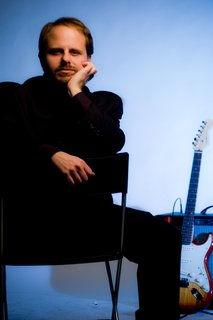
#> input picture 1389903132_decent_pic_of_me.jpeg, 213 x 320 px
$ python -i modes_challenge_shorts.py   (imports and definitions only)
#> lines starting #> are read from the running program, lines starting #| are printed output that depends on the picture
### video-templates/modes_wheel_video.py
"""
"Hear the 7 Modes" -- a 16:9 YouTube video built from the Master the Modes
Intro Tracks, using the same brightest-to-darkest wheel as the website.

Each mode: Rob plays the Intro Track (25s), then his guitar drops out and
the backing keeps going (9s) -- the site's "your turn" switch, shown on
screen. Ends on a "try it yourself" card with the website address.

    python3 modes_wheel_video.py          # renders modes-video/ (video, thumbnail, chapters)
    python3 modes_wheel_video.py --stills # just the preview frames
"""
import math
import os
import subprocess
import sys
from PIL import Image, ImageDraw

from brand import fraunces, mono, draw_tracked, TEXT, GOLD
from dream_dancing_shorts import stage_canvas, NAVY, ICE

HERE = os.path.dirname(os.path.abspath(__file__))
ROOT = os.path.dirname(HERE)
MODES_DIR = os.path.join(ROOT, "modes")
OUT = os.path.join(HERE, "modes-video")

W, H = 1920, 1080
FPS = 30
XF = 0.8                     # crossfade between sections (video and audio)
TITLE_LEN, ON_LEN, OFF_LEN, OUTRO_LEN = 5.0, 25.0, 9.0, 12.0

# Site palette (index.html dark theme)
GOLD_STRONG = (240, 185, 92)
GOLD_MID = (224, 163, 68)
INDIGO = (139, 152, 232)
INDIGO_STRONG = (163, 175, 242)
DARK = (28, 23, 15)
LINE = (58, 70, 104)

# Same order, formulas and wording as the website's wheel. `lag` = seconds the
# "with guitar" take runs behind the backing-only take (measured).
MODES = [
    ("Lydian", "1 2 3 #4 5 6 7", "C D E F# G A B", 0.049,
     "Major, but the raised 4th makes it float — bright, open, a little unresolved."),
    ("Ionian", "1 2 3 4 5 6 7", "C D E F G A B", 0.052,
     "The major scale itself. The baseline everything else is measured against."),
    ("Mixolydian", "1 2 3 4 5 6 b7", "C D E F G A Bb", 0.017,
     "Major with a flatted 7th — the sound under a lot of classic rock and blues-rock."),
    ("Dorian", "1 2 b3 4 5 6 b7", "C D Eb F G A Bb", 0.096,
     "Minor with a natural 6th — a minor-key groove that never quite turns sad."),
    ("Aeolian", "1 2 b3 4 5 b6 b7", "C D Eb F G Ab Bb", 0.018,
     "The natural minor scale. Straightforwardly melancholy, no surprises."),
    ("Phrygian", "1 b2 b3 4 5 b6 b7", "C Db Eb F G Ab Bb", 0.315,
     "Minor with a flatted 2nd — dark, tense, a half-step away from home."),
    ("Locrian", "1 b2 b3 4 b5 b6 b7", "C Db Eb F Gb Ab Bb", 0.005,
     "Even the 5th is flat. Unstable by design — rarely a home key, mostly a passing color."),
]

# Each Intro Track opens with ~3s of count-in; start on the band's downbeat (measured).
DOWNBEAT = {"Lydian": 3.27, "Ionian": 3.27, "Mixolydian": 3.06, "Dorian": 3.40,
            "Aeolian": 3.03, "Phrygian": 3.22, "Locrian": 3.34}


def lerp(a, b, t):
    return tuple(int(round(a[i] + (b[i] - a[i]) * t)) for i in range(3))


def wedge_colors(n):
#> called with n = 7
    anchors = [GOLD_STRONG, GOLD_MID, INDIGO, INDIGO_STRONG]
    out = []
    for i in range(n):
        pos = i / (n - 1) * (len(anchors) - 1)
        k = min(int(pos), len(anchors) - 2)
        out.append(lerp(anchors[k], anchors[k + 1], pos - k))
    return out


COLORS = wedge_colors(len(MODES))


# [47 lines left out: functions draw_wheel, base_frame, not called in this run]


PX = 1090      # right panel left edge
PW = 740       # right panel width


# [92 lines left out: functions wrap, mode_frame, title_frame, outro_frame, thumbnail, not called in this run]


# ---------------------------------------------------------------- rendering

def run(args):
    subprocess.run(["ffmpeg", "-hide_banner", "-loglevel", "error", "-y"] + args, check=True)


# [108 lines left out: functions still_clip, audio_clip, main, not called in this run]


# [2 lines that do not run on import are left out]

### video-templates/modes_challenge_shorts.py
"""
Challenge series: one vertical Short per mode. Rob plays the mode's Intro
Track for 8s, then his guitar drops out and the viewer gets 45s to solo over
the backing track, with a countdown, then a closing card. Its own look (teal
background, gold MODES CHALLENGE banner, question headline) so a challenge
never reads as one of the Master Class lesson Shorts.

    python3 modes_challenge_shorts.py            # all seven
    python3 modes_challenge_shorts.py Dorian     # just one
"""
import os
import random
import sys
from PIL import Image, ImageDraw, ImageFilter

from brand import fraunces, mono, TEXT, GOLD
from dream_dancing_shorts import stage_canvas, ICE
from modes_wheel_video import (MODES, DOWNBEAT, GOLD_STRONG, DARK, LINE, OUT, MODES_DIR,
                               draw_wheel, run, FPS)
from modes_wheel_short import draw_chips

W, H = 1080, 1920
ROB_LEN, TURN_LEN, END_LEN, FADE = 8.0, 45.0, 5.0, 3.5   # music fades under the end card
SERIES = os.path.join(OUT, "challenge")


# [18 lines left out: function guitar_switch, not called in this run]


TEAL_DEEP, TEAL, TEAL_GLOW = (4, 18, 22), (10, 42, 50), (30, 108, 118)


# [69 lines left out: functions challenge_canvas, banner, frame, end_frame, not called in this run]


def render(i):
    name, _f, _n, lag, _feel = MODES[i]
    slug = name.lower()
    tmp = os.path.join(SERIES, ".work")
    os.makedirs(tmp, exist_ok=True)
    P = lambda n: os.path.join(tmp, f"{slug}-{n}")
    # stills joined by the concat demuxer: Rob's part, one frame per second of countdown, end card
    frame(i, False).save(P("rob.png"))
    parts = [(P("rob.png"), ROB_LEN)]
    for left in range(int(TURN_LEN), 0, -1):
        png = P(f"turn-{left:02d}.png")
        frame(i, True, left).save(png)
        parts.append((png, 1.0))
    end_frame(i).save(P("end.png"))
    parts.append((P("end.png"), END_LEN))
    total = ROB_LEN + TURN_LEN + END_LEN
    lst = P("frames.txt")
    open(lst, "w").write("".join(f"file '{p}'\nduration {d:.3f}\n" for p, d in parts)
                         + f"file '{parts[-1][0]}'\n")
    run(["-f", "concat", "-safe", "0", "-i", lst, "-vf", f"fps={FPS},format=yuv420p",
         "-t", f"{total:.3f}", "-c:v", "libx264", "-preset", "medium", "-crf", "16", P("v.mp4")])

    st = DOWNBEAT[name] - 0.05
    w = os.path.join(MODES_DIR, f"intro-{slug}-with.mp3")
    wo = os.path.join(MODES_DIR, f"intro-{slug}-without.mp3")
    pw = 760
    fc = (f"[1:a]atrim=start={st + lag:.3f}:duration={ROB_LEN:.3f},asetpts=PTS-STARTPTS,afade=t=in:d=0.05[a];"
          f"[2:a]atrim=start={st + ROB_LEN:.3f}:duration={TURN_LEN + END_LEN:.3f},asetpts=PTS-STARTPTS[b];"
          f"[a][b]concat=n=2:v=0:a=1,afade=t=out:st={total - FADE:.3f}:d={FADE},"
          f"aresample=48000,asplit[aout][aw];"
          f"[aw]showwaves=s={pw}x80:mode=cline:rate={FPS}:scale=sqrt:colors=white,format=gray[m];"
          f"color=c=0xF0B95C:s={pw}x80:r={FPS}:d={total:.3f},format=rgba[g];"
          f"[g][m]alphamerge,colorchannelmixer=aa=0.85[wave];"
          f"[0:v][wave]overlay={(W - pw) // 2}:1560:enable='lt(t,{ROB_LEN + TURN_LEN:.3f})'[vout]")
    final = os.path.join(SERIES, f"{i + 1:02d}-{slug}-challenge.mp4")
    run(["-i", P("v.mp4"), "-i", w, "-i", wo, "-filter_complex", fc,
         "-map", "[vout]", "-map", "[aout]", "-t", f"{total:.3f}",
         "-c:v", "libx264", "-preset", "slow", "-crf", "18", "-pix_fmt", "yuv420p", "-r", str(FPS),
         "-c:a", "aac", "-b:a", "192k", "-ac", "2", "-movflags", "+faststart", final])
    print("done:", final)


# [5 lines not run here, left out]

>>> import cv2
>>> picture = cv2.imread('../1389903132_decent_pic_of_me.jpeg', cv2.IMREAD_GRAYSCALE)
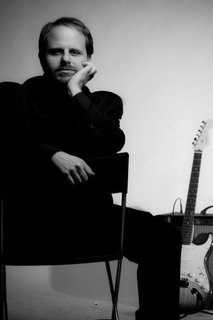
#> picture: shape (320, 213); min 0, max 241, mean 93.2
#> (the run stopped early here; a loop or call above may not have finished)

$ run again, on ChatGPT Image Aug 21, 2026, 02_05_09 PM.png
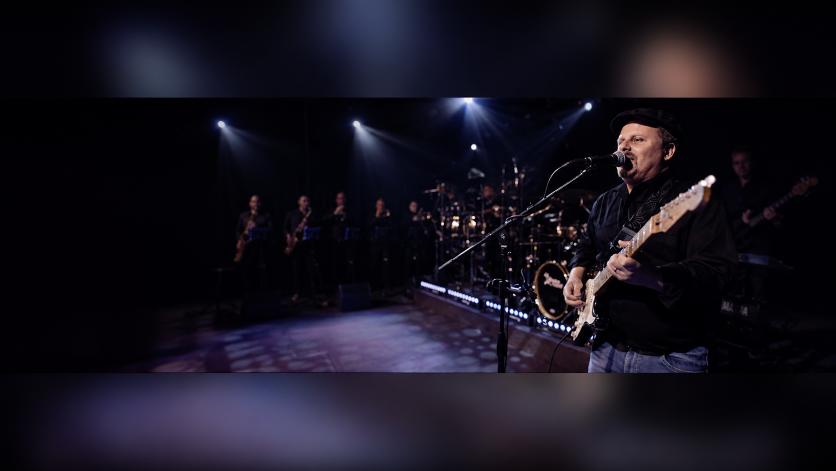
#> input picture ChatGPT Image Aug 21, 2026, 02_05_09 PM.png, 1672 x 941 px (shown at 1/2 size)
#> `picture = cv2.imread('../1389903132_decent_pic_of_me.jpeg', cv2.IMREAD..`:
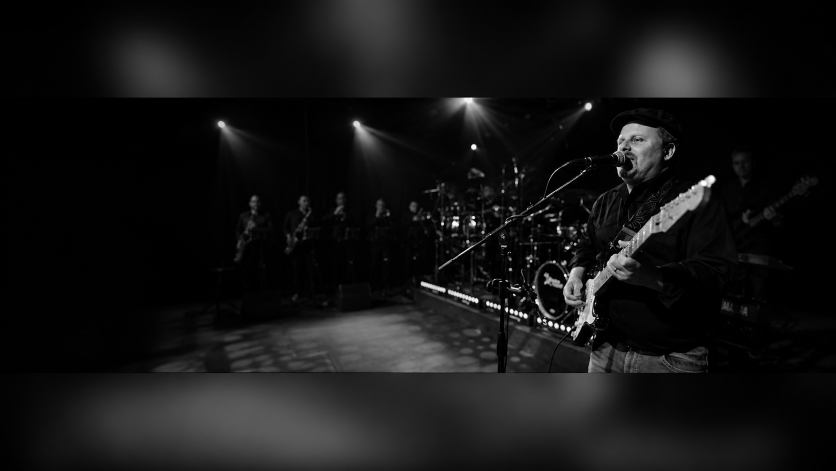
#> picture: shape (941, 1672) (shown at 1/2 size); min 0, max 255, mean 20.8

$ run again, on ChatGPT Image Aug 21, 2026, 11_47_15 AM copy.jpg
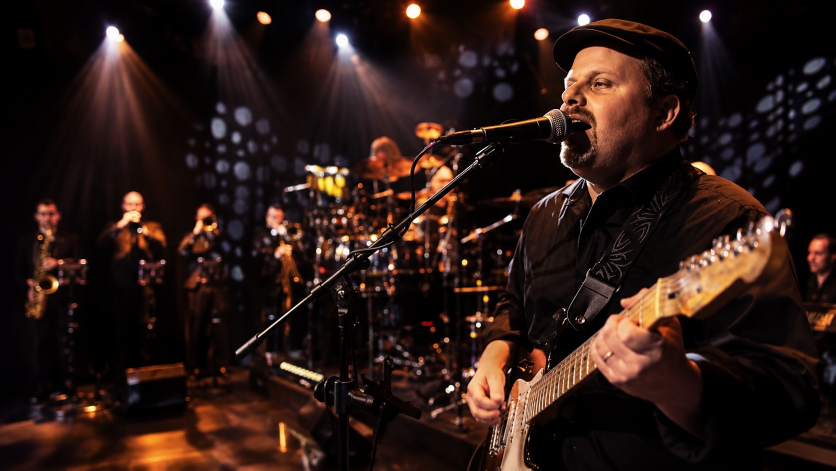
#> input picture ChatGPT Image Aug 21, 2026, 11_47_15 AM copy.jpg, 1672 x 941 px (shown at 1/2 size)
#> `picture = cv2.imread('../1389903132_decent_pic_of_me.jpeg', cv2.IMREAD..`:
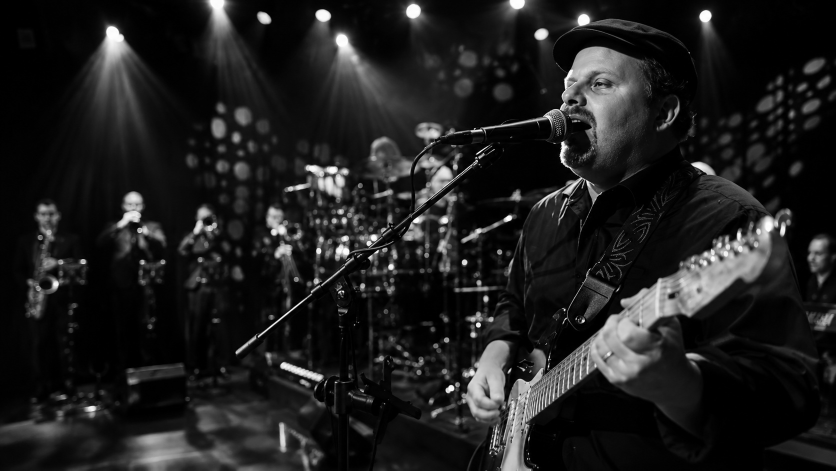
#> picture: shape (941, 1672) (shown at 1/2 size); min 0, max 255, mean 30.9
